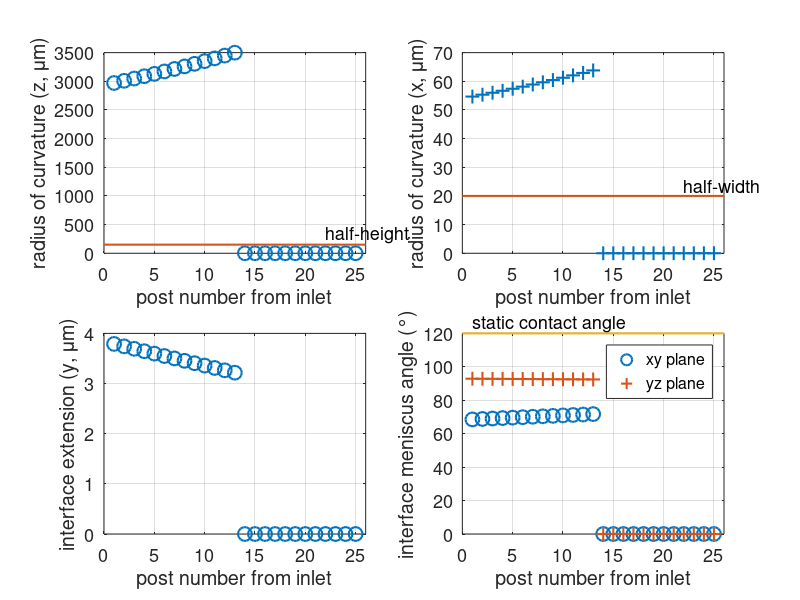

MATLAB code for this plot:
clear all
close all

% All units in c/g/s
% The ambient pressure is set at zero
% The injection is assumed to occur at a low enough velocity that the
% contact angle of the moving pre-gel is its static contact angle

% some geometry parameters
w_gap = 40e-4; % post-gap width
w_gel = 0.25e-1; % gel region width
h = 300e-4; % device height (nominal)
n_gap = 25; % number of post gaps
a_post = 100e-4; % wide base of posts
d_post = 40e-4; % depth of posts (along y)

% equivalent hydraulic radius of gel region along direction of injection
equi_r = 0.65*(h*(w_gel-2*d_post))^0.625/(h+w_gel-2*d_post)^0.25;

% physical constants
gamma = 55; % surface tension coefficient collagen/air
theta_c = 2*pi/3; % static contact angle water/hydrophobic PDMS/air (assumed same as water/hydrophobic glass/air...)
mu = 1.5; % pre-gel viscosity

% some code parameters
n_front = ceil(n_gap/2); % post-gap number at which the front of the pre-gel is assumed to be
v = 0.1; % injection velocity

% vector of post-gap positions (in x)
x_gap = 0:(a_post+w_gap):(a_post+w_gap)*n_gap;

% Pressure at the front of the pre-gel during injection 
r_front(1) = (w_gel-2*d_post)/2/cos(pi/2-theta_c);
r_front(2) = h/2/cos(pi/2-theta_c);
p_front = gamma*(1/r_front(1)+1/r_front(2));

% viscous losses
p_gel = zeros(1,n_gap);
p_gel(n_front+1:n_gap) = 0;
p_gel(n_front) = p_front;
p_gel(1:n_front-1) = p_front + 8*mu*v*(n_front-1:-1:1)*(a_post+w_gap)*h*(w_gel-2*d_post)/pi/equi_r^4;

% at the post-gap interfaces, radii of curvature and contact angles with
% fluid channel surfaces
r_gap_z = zeros(1,n_gap); % yz plane
r_gap_x = zeros(1,n_gap); % xy plane
d_gap = zeros(1,n_gap); % max extension of interface into fluid channel (i.e where the radii are calculated)
theta_xy = zeros(1,n_gap); % contact angle of interface in xy plane
theta_yz = zeros(1,n_gap); % same in yz plane
for i = 1:n_front
    r_gap_z(i) = 1/2*(lsqnonlin(@(x)2*gamma*(1/x+1/(x/2-sqrt(x^2-h^2)/2+w_gap^2/(2*x-2*sqrt(x^2-h^2))))-p_gel(i),5*h,h,[]));
    d_gap(i) = r_gap_z(i) - sqrt(r_gap_z(i)^2-h^2/4);
    r_gap_x(i) = d_gap(i)/2 + w_gap^2/8/d_gap(i);
    theta_xy(i) = pi-acos(sign(d_gap(i)-w_gap/2)*w_gap/2/r_gap_x(i));
    theta_yz(i) = pi-acos(h/2/r_gap_z(i));
end

% plot the Young-Laplace pressure difference
% z = h:0.0001:20*h;
% figure;plot(z,2*gamma*(1./z+1./(z/2-sqrt(z.^2-h^2)/2+w_gap^2./(2*z-2*sqrt(z.^2-h^2))))-p_gel(1));


figure('position',[50 0 800 800]);
subplot(2,2,1);hold all;box on;grid on;
set(gca,'fontsize',13);
xlabel('post number from inlet'); xlim([0 n_gap+1]);
ylabel('radius of curvature (z, \mum)');
plot(1e4*r_gap_z,'o','markers',10,'linew',1.5);
line([0 n_gap+1],1e4*[h/2 h/2],'linew',1.5);
Y = get(gca,'YLim');
text(n_gap-3,1e4*h/2+0.05*diff(Y),'half-height','fontsize',13);

subplot(2,2,2);hold all;box on;grid on;
set(gca,'fontsize',13);
xlabel('post number from inlet'); xlim([0 n_gap+1]);
ylabel('radius of curvature (x, \mum)');
plot(1e4*r_gap_x,'+','markers',10,'linew',1.5);
line([0 n_gap+1],1e4*[w_gap/2 w_gap/2],'linew',1.5);
Y = get(gca,'YLim');
text(n_gap-3,1e4*w_gap/2+0.05*diff(Y),'half-width','fontsize',13);

subplot(2,2,3);hold all;box on;grid on;
set(gca,'fontsize',13);
xlabel('post number from inlet'); xlim([0 n_gap+1]);
ylabel('interface extension (y, \mum)');
plot(1e4*d_gap,'o','markers',10,'linew',1.5);

subplot(2,2,4);hold all;box on;grid on;
set(gca,'fontsize',13);
xlabel('post number from inlet'); xlim([0 n_gap+1]);
ylabel('interface meniscus angle (°)'); 
plot(180/pi*theta_xy,'o','markers',10,'linew',1.5);
plot(180/pi*theta_yz,'+','markers',10,'linew',1.5);
line([0 n_gap+1],180/pi*[theta_c theta_c],'linew',1.5);
Y = get(gca,'YLim');
text(1,180/pi*theta_c+0.05*diff(Y),'static contact angle','fontsize',13);
legend('xy plane','yz plane');


